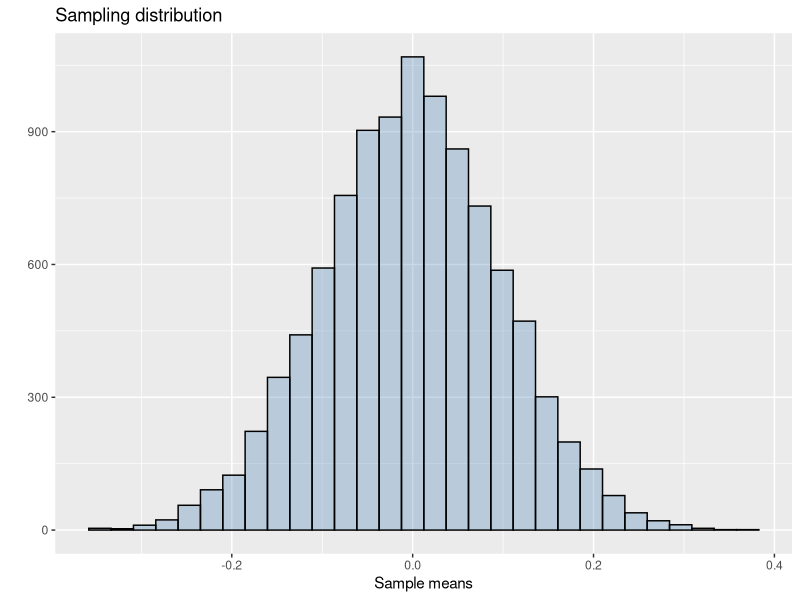
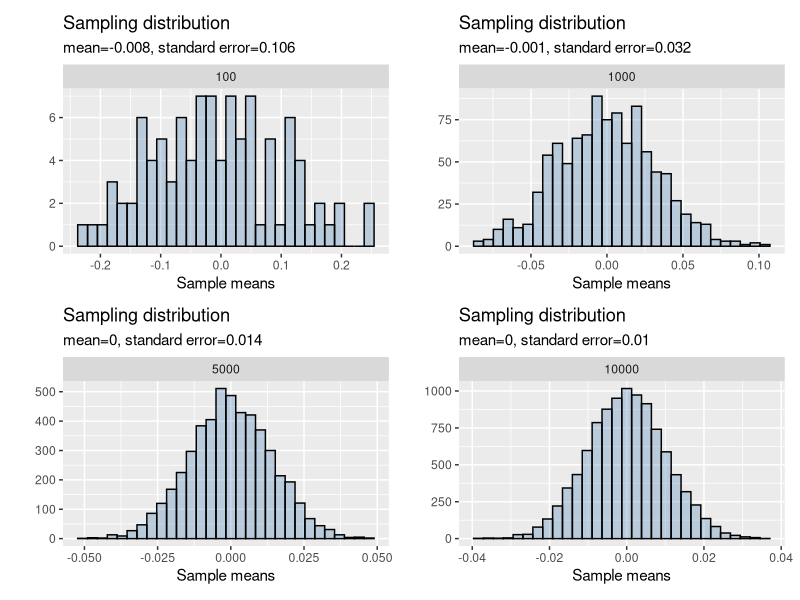
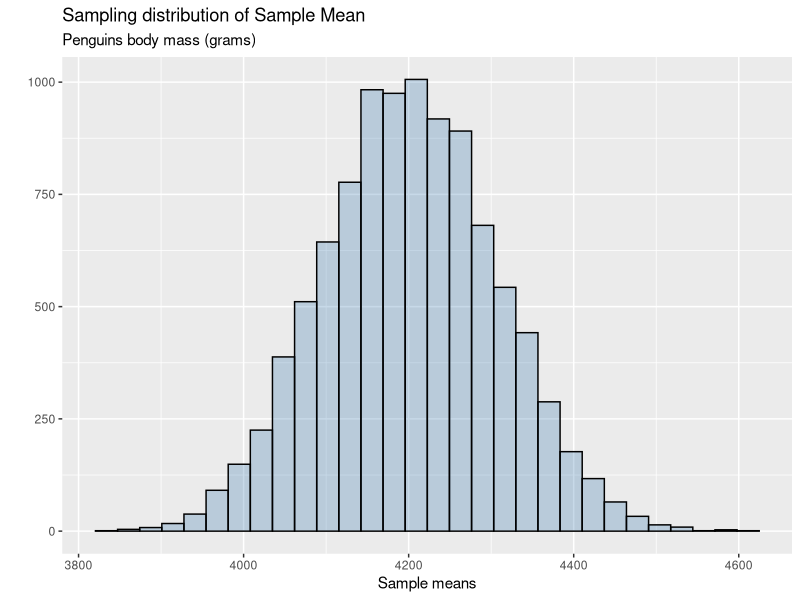
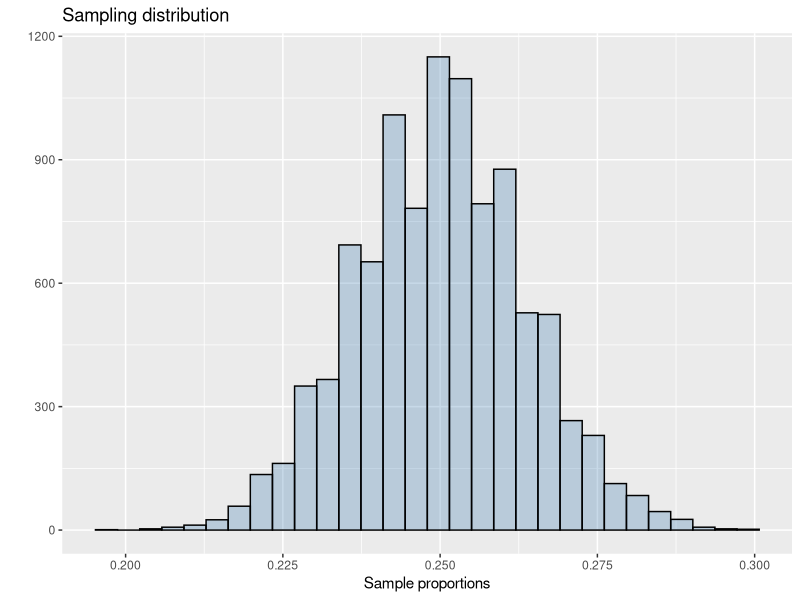
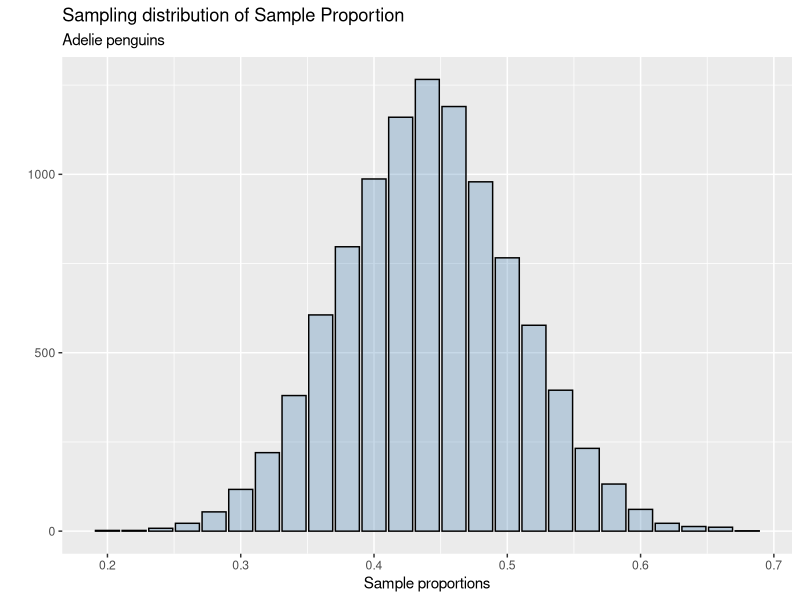

These figures' R source, in order:
## ---- chunk 1
knitr::opts_chunk$set(
  comment = "#>",
  fig.width = 6,
  fig.height = 4,
  warning = FALSE,
  eval = TRUE
)
## ---- chunk 2
library(ggplot2)
library(patchwork)
library(palmerpenguins)
## ---- chunk 3
n_samples <- 10000
sample_size <- 100 # each sample will be of size 100
sample_means <- numeric(n_samples)

for(i in 1:n_samples){
  sample_i =  rnorm(n = sample_size, mean = 0, sd=1) # generate a new sample
  sample_means[i] = mean(sample_i) # obtain mean for each sample
}
## ---- chunk 4
sampling_dist <- ggplot(data.frame(sample_means),aes(sample_means))+
  geom_histogram(fill = 'steelblue',alpha = 0.3,
                 color = 'black',bins=30)+
  labs(title = 'Sampling distribution',
       x = 'Sample means',y = '')
## ---- chunk 5
sampling_dist
## ---- chunk 6
mean(sample_means)
## ---- chunk 7
sd(sample_means)
## ---- chunk 8
n_samples <- 100
sample_means <- numeric(n_samples)

for(i in 1:n_samples){
  sample_i =  rnorm(n = n_samples, mean = 0, sd=1) # generate a new sample
  sample_means[i] = mean(sample_i) # obtain mean for each sample
}

sample_mean <- round(mean(sample_means),3)
standard_error <- round(sd(sample_means),3)

sampling_dist100 <- ggplot(data.frame(sample_means),aes(sample_means))+
  geom_histogram(fill = 'steelblue',alpha = 0.3,
                 color = 'black',bins=30)+
  labs(title = 'Sampling distribution',
       x = 'Sample means',y = '',
       subtitle = paste0('mean=',sample_mean,
                         ', standard error=',standard_error))+
  facet_grid(~100)
## ---- chunk 9
n_samples <- 1000
sample_means <- numeric(n_samples)

for(i in 1:n_samples){
  sample_i =  rnorm(n = n_samples, mean = 0, sd=1) # generate a new sample
  sample_means[i] = mean(sample_i) # obtain mean for each sample
}

sample_mean <- round(mean(sample_means),3)
standard_error <- round(sd(sample_means),3)

sampling_dist1000 <- ggplot(data.frame(sample_means),aes(sample_means))+
  geom_histogram(fill = 'steelblue',alpha = 0.3,
                 color = 'black',bins=30)+
  labs(title = 'Sampling distribution',
       x = 'Sample means',y = '',
       subtitle = paste0('mean=',sample_mean,
                         ', standard error=',standard_error))+
  facet_grid(~1000)
## ---- chunk 10
n_samples <- 5000
sample_means <- numeric(n_samples)

for(i in 1:n_samples){
  sample_i =  rnorm(n = n_samples, mean = 0, sd=1) # generate a new sample
  sample_means[i] = mean(sample_i) # obtain mean for each sample
}

sample_mean <- round(mean(sample_means),3)
standard_error <- round(sd(sample_means),3)

sampling_dist5000 <- ggplot(data.frame(sample_means),aes(sample_means))+
  geom_histogram(fill = 'steelblue',alpha = 0.3,
                 color = 'black',bins=30)+
  labs(title = 'Sampling distribution',
       x = 'Sample means',y = '',
       subtitle = paste0('mean=',sample_mean,
                         ', standard error=',standard_error))+
  facet_grid(~5000)
## ---- chunk 11
n_samples <- 10000
sample_means <- numeric(n_samples)

for(i in 1:n_samples){
  sample_i =  rnorm(n = n_samples, mean = 0, sd=1) # generate a new sample
  sample_means[i] = mean(sample_i) # obtain mean for each sample
}

sample_mean <- round(mean(sample_means),3)
standard_error <- round(sd(sample_means),3)

sampling_dist10000 <- ggplot(data.frame(sample_means),aes(sample_means))+
  geom_histogram(fill = 'steelblue',alpha = 0.3,
                 color = 'black',bins=30)+
  labs(title = 'Sampling distribution',
       x = 'Sample means',y = '',
       subtitle = paste0('mean=',sample_mean,
                         ', standard error=',standard_error))+
  facet_grid(~10000)
## ---- chunk 12
plots <- sampling_dist100 + sampling_dist1000 + sampling_dist5000 +
  sampling_dist10000 + plot_layout(nrow=2, ncol=2)
## ---- chunk 13
plots
## ---- chunk 14
body_mass_g <- penguins$body_mass_g[!is.na(penguins$body_mass_g)]
## ---- chunk 15
n_samples <- 10000
sample_size <- 50

body_mass_xbar <- numeric(n_samples)

for(i in 1:n_samples){
  sample_i =  sample(body_mass_g, size = sample_size) # generate a new sample
  body_mass_xbar[i] = mean(sample_i) # obtain mean for each sample
}

sampling_dist <- ggplot(data.frame(body_mass_xbar),
                        aes(body_mass_xbar))+
  geom_histogram(fill = 'steelblue',alpha = 0.3,
                 color = 'black',bins=30)+
  labs(title = 'Sampling distribution of Sample Mean',
       subtitle = 'Penguins body mass (grams)',
       x = 'Sample means',y = '')
## ---- chunk 16
sampling_dist
## ---- chunk 17
mean(body_mass_xbar)
## ---- chunk 18
mean(body_mass_g)
## ---- chunk 19
sd(body_mass_xbar)
## ---- chunk 20
n_samples <- 10000
sample_size <- 100 # each sample will be of size 100
n_trials <- 10
sample_proportions <- numeric(n_samples)

for(i in 1:n_samples){
  sample_i =  rbinom(n = sample_size, size= n_trials, 
                     prob = 0.25) # generate a new sample
  sample_proportions[i] = mean(sample_i)/n_trials # obtain proportion for each sample
}
## ---- chunk 21
sampling_dist_prop <- ggplot(data.frame(sample_proportions),
                             aes(sample_proportions))+
  geom_histogram(fill = 'steelblue',alpha = 0.3,
                 color = 'black',bins=30)+
  labs(title = 'Sampling distribution',
       x = 'Sample proportions',y = '')
## ---- chunk 22
sampling_dist_prop
## ---- chunk 23
mean(sample_proportions)
## ---- chunk 24
sd(sample_proportions)
## ---- chunk 25
species <- penguins$species[!is.na(penguins$species)]
## ---- chunk 26
n_samples <- 10000
sample_size <- 50

adelie_proportions <- numeric(n_samples)

for(i in 1:n_samples){
  sample_i =  sample(species, size = sample_size) # generate a new sample from the population
  adelie_proportions[i] = mean(sample_i == 'Adelie') # obtain proportion for each sample
}

sampling_dist <- ggplot(data.frame(adelie_proportions),
                        aes(adelie_proportions))+
  geom_bar(fill = 'steelblue',alpha = 0.3,
                 color = 'black')+
  labs(title = 'Sampling distribution of Sample Proportion',
       subtitle = "Adelie penguins",
       x = 'Sample proportions',y = '')
## ---- chunk 27
sampling_dist
## ---- chunk 28
mean(adelie_proportions)
## ---- chunk 29
prop.table(table(species))['Adelie']
## ---- chunk 30
sd(adelie_proportions)
## ---- chunk 31
p <- prop.table(table(species))['Adelie']
sqrt((p*(1-p))/sample_size)
